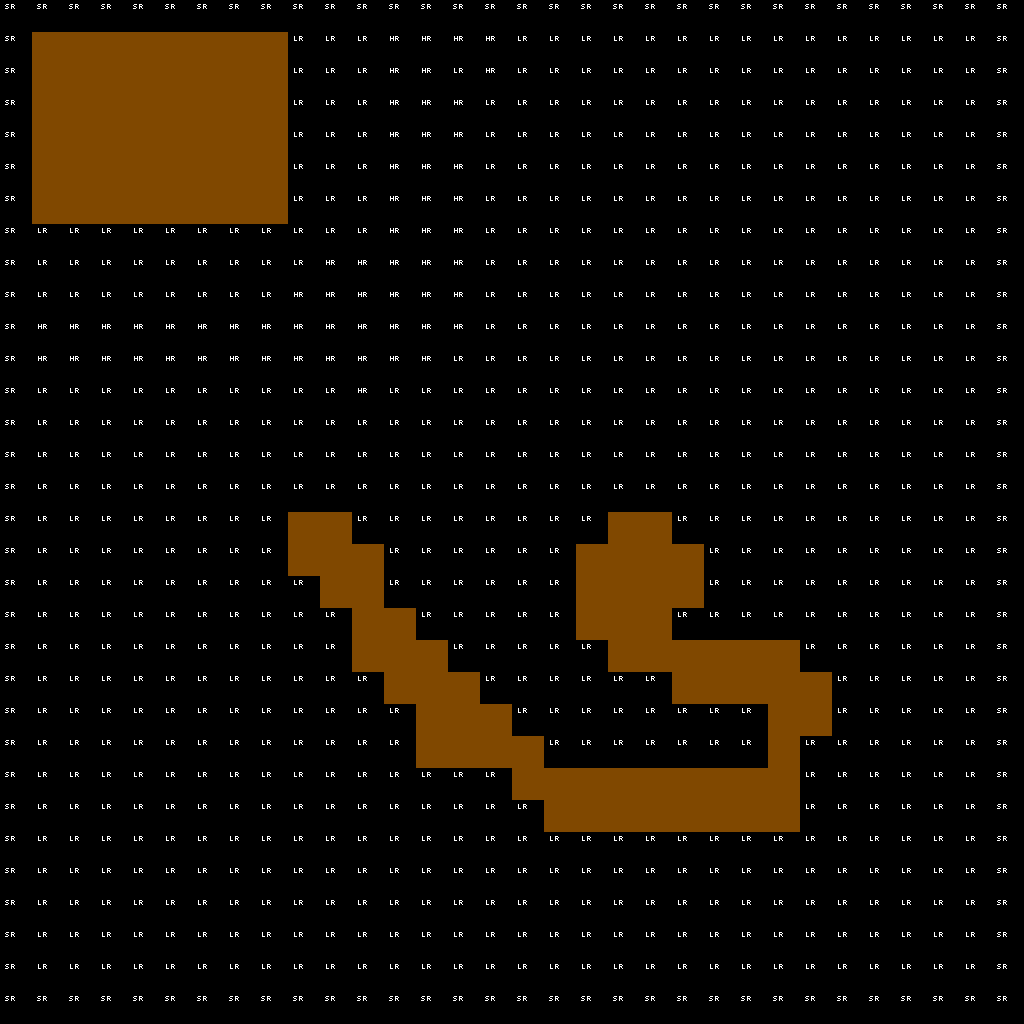

This game map was drawn from its Tiled (.tmx) file and the tilesets committed beside it. A one-line description and the trimmed map source follow:
An orthogonal 32x32 tile map with 32x32 px tiles, 1 tile layer (Tile Layer 1).

<map version="1.0" orientation="orthogonal" width="32" height="32" tilewidth="32" tileheight="32">
 <tileset firstgid="1" name="ORR-Irr" tilewidth="32" tileheight="32">
  <image source="../../tileset.png" width="256" height="256" />
 </tileset>
 <layer name="Tile Layer 1" width="32" height="32">
  <data>[1024 cells, 1024 non-empty, 4 distinct tile ids]</data>
 </layer>
</map>